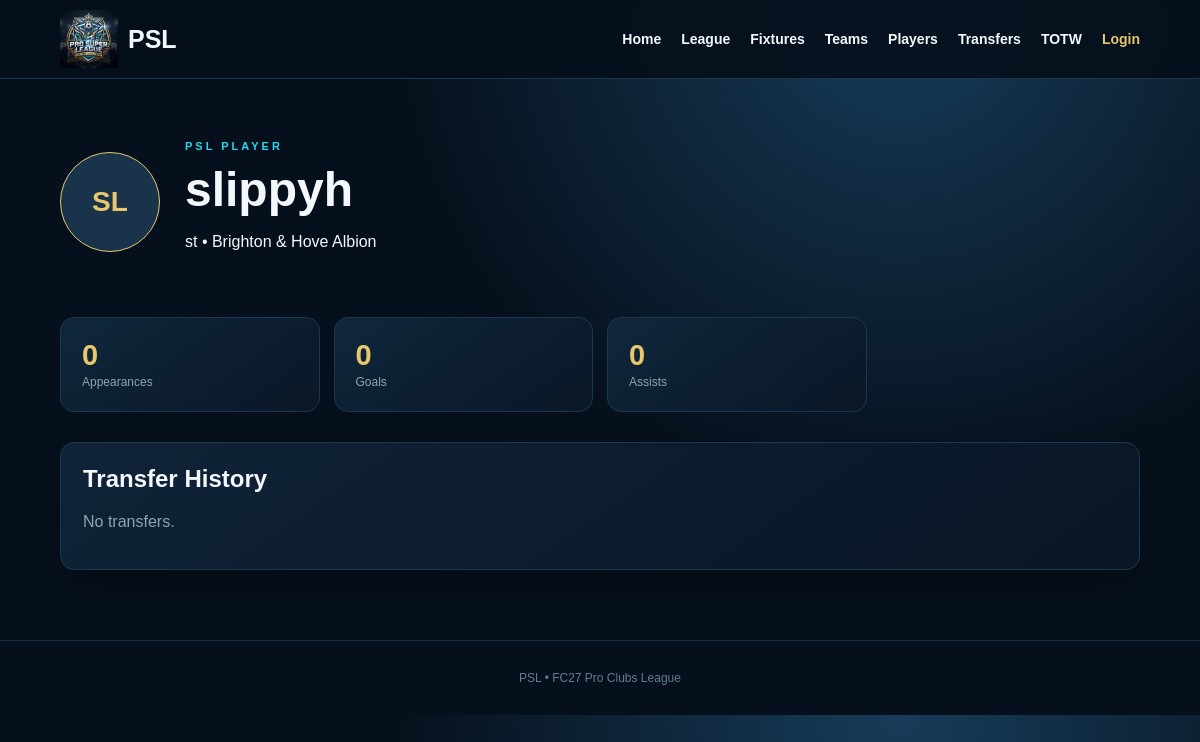
Screenshot of /player/1 with the database file from the repository.
### tables this page shows
CREATE TABLE players (
      id INTEGER PRIMARY KEY AUTOINCREMENT,
      name TEXT NOT NULL, position TEXT DEFAULT '', team_id INTEGER,
      appearances INTEGER DEFAULT 0, goals INTEGER DEFAULT 0, assists INTEGER DEFAULT 0, discord_id TEXT,
      FOREIGN KEY(team_id) REFERENCES teams(id) ON DELETE SET NULL
    );

### app.py (the view)
@app.route("/player/<int:player_id>")
def player(player_id):
    c=db(); p=c.execute("""SELECT p.*,COALESCE(t.name,'Free Agent') team FROM players p
      LEFT JOIN teams t ON t.id=p.team_id WHERE p.id=?""",(player_id,)).fetchone()
    if not p: abort(404)
    transfers=c.execute("SELECT * FROM transfers WHERE player_id=? ORDER BY id DESC",(player_id,)).fetchall()
    c.close(); return render_template("player.html",player=p,transfers=transfers)

### app.py (called while the page is built)
def db():
    c = sqlite3.connect(DB)
    c.row_factory = sqlite3.Row
    c.execute("PRAGMA foreign_keys = ON")
    return c

@app.context_processor
def globals_():
    return {
        "logged_in": bool(session.get("admin")),
        "discord_logged_in": bool(session.get("discord_id")),
    }

### templates/player.html
{% extends "base.html" %}{% block title %}{{player.name}}{% endblock %}{% block content %}<section class="player-hero"><div class="crest bigcrest">{{player.name[:2].upper()}}</div><div><span class="eyebrow">PSL PLAYER</span><h1>{{player.name}}</h1><p>{{player.position or 'Player'}} • {{player.team}}</p></div></section><section class="stats"><div><b>{{player.appearances}}</b><span>Appearances</span></div><div><b>{{player.goals}}</b><span>Goals</span></div><div><b>{{player.assists}}</b><span>Assists</span></div></section><section class="panel"><h2>Transfer History</h2>{% for t in transfers %}<div class="transfer"><b>{{t.player_id}}</b><span>{{t.from_team}} → {{t.to_team}}</span></div>{% else %}<p class="muted">No transfers.</p>{% endfor %}</section>{% endblock %}

### static/style.css (style rules this page uses)
:root { --bg:#06101c;--panel:#0d1d2d;--panel2:#11283d;--gold:#e8c76d;--cyan:#28d7ee;--text:#f4f7fb;--muted:#91a2b6;--line:#1c3850 }
* { box-sizing:border-box }
body { margin:0;background:radial-gradient(circle at 75% 0,#173c59 0,#06101c 44%);color:var(--text);font-family:Arial,Helvetica,sans-serif }
.eyebrow { color:var(--cyan);font-weight:900;font-size:11px;letter-spacing:3px }
.stats { display:grid;grid-template-columns:repeat(4,1fr);gap:14px;margin:25px 0 30px }
.stats div { padding:21px;background:linear-gradient(145deg,#10273c,#0a1726);border:1px solid var(--line);border-radius:14px }
.stats b { display:block;font-size:29px;color:var(--gold) }
.stats span { color:var(--muted);font-size:12px }
.panel,.card { background:linear-gradient(145deg,#102338,#091625);border:1px solid var(--line);border-radius:14px;box-shadow:0 15px 40px #0004 }
.panel { padding:22px }
h1 { font-size:48px;margin:8px 0 0 }
h2 { margin-top:0 }
.page-head p,.muted { color:var(--muted) }
.crest { width:55px;height:55px;border-radius:50%;display:grid;place-items:center;background:#19334b;color:var(--gold);font-weight:900;border:1px solid var(--gold) }
.bigcrest { width:100px;height:100px;font-size:28px }
.player-hero { display:flex;gap:25px;align-items:center;padding:25px 0 }

### rows the page displays
players: name "SL", name "slippyh", position "st", appearances "0", goals "0", assists "0"

### other values shown
{{ player.team }} "Brighton & Hove Albion"
